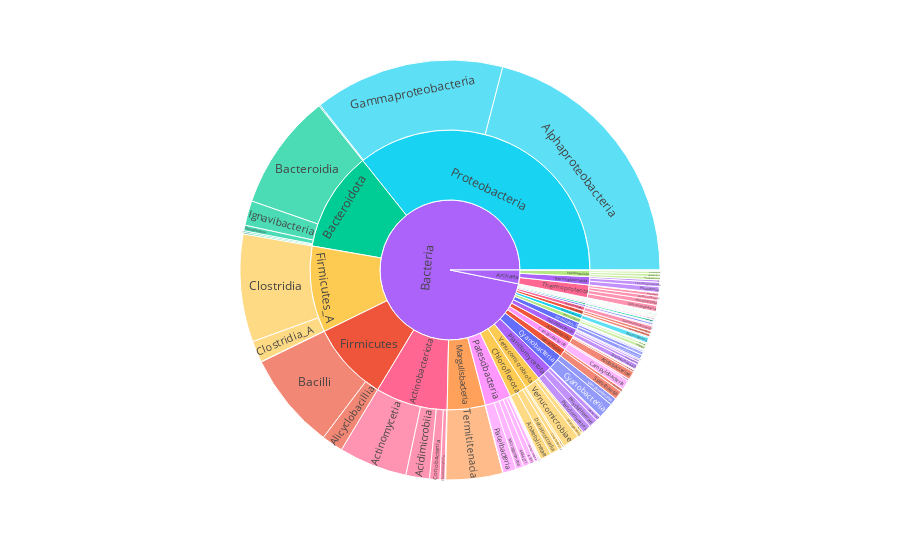

The notebook cell this image was saved under:
### Code cell
fig = px.sunburst(gDF, path=['superkingdom', 'phylum', 'class'], values='count',
                  color='phylum',# hover_data=['iso_alpha'],
                  color_continuous_scale='RdBu',
                  color_continuous_midpoint=gDF['count']/6690)
                  #color_continuous_midpoint=np.average(df['lifeExp'], weights=df['pop']))

fig.show()
#df.head()

### Figure 1 — Plotly figure (JSON) as saved in the notebook; plotly's stock layout.template omitted (floating-point values rounded to 4 significant figures; data arrays with more than 128 entries replaced by an {"elided": "..."} marker saying what was removed)
{"data": [{"branchvalues": "total", "customdata": {"elided": "139x1 str values"}, "domain": {"x": [0, 1], "y": [0, 1]}, "hovertemplate": "labels=%{label}<br>count=%{value}<br>parent=%{parent}<br>id=%{id}<br>phylum=%{customdata[0]}<extra></extra>", "ids": {"elided": "139 str values"}, "labels": {"elided": "139 str values"}, "marker": {"colors": {"elided": "139 str values"}}, "name": "", "parents": {"elided": "139 str values"}, "type": "sunburst", "values": {"elided": "139 int values"}}], "layout": {"autosize": true, "legend": {"tracegroupgap": 0}, "margin": {"t": 60}}}
